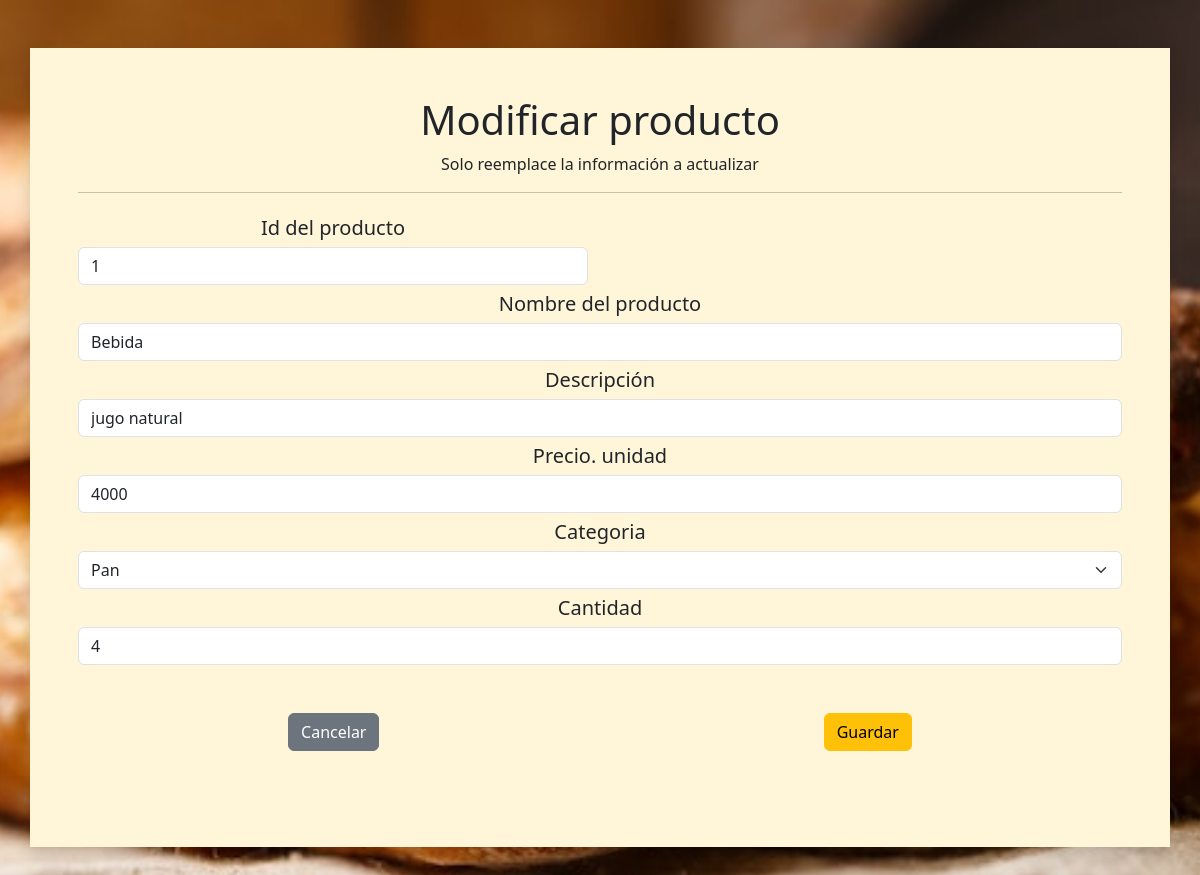
The app's page /view/admin/inventario_modificar.php?id=1 (signed in) with its own data.
### tables this page shows
CREATE TABLE `inventario` (
  `id_inv` int(11) NOT NULL,
  `imagen` varchar(100) NOT NULL,
  `producto` varchar(100) NOT NULL,
  `descrip` varchar(50) NOT NULL,
  `preuni` varchar(50) NOT NULL,
  `cat` varchar(60) NOT NULL,
  `cantidad` varchar(50) NOT NULL
);

CREATE TABLE `categorias` (
  `id_cat` int(11) NOT NULL,
  `categoria` varchar(50) DEFAULT NULL,
  `imagen` varchar(255) NOT NULL
);

### view/admin/inventario_modificar.php (the view, shortened to what this page needs)
<!DOCTYPE html>
<html lang="en">
<head>
  <link rel="stylesheet" href="https://cdnjs.cloudflare.com/ajax/libs/animate.css/4.1.1/animate.min.css"/>
  <link rel="stylesheet" href="https://cdn.jsdelivr.net/npm/bootstrap-icons@1.9.1/font/bootstrap-icons.css">
  <link rel="stylesheet" href="https://cdn.jsdelivr.net/npm/bootstrap@5.3.0-alpha1/dist/css/bootstrap.min.css" >
  <link rel="stylesheet" href="../../css/styles.css">
</head>
<body class="bg-foto">
<div class=" justify-content-center  color container shadow p-5 my-5" id="subir" tabindex="-1" aria-hidden="true">
    <h1 class=" mb text-center">Modificar producto</h1>
    <p class="text-center">Solo reemplace la información a actualizar</p>
    <hr>
        <div class="row text-center">
<?php
require('../../controller/conexion.php');
$id=$_GET["id"];
$mostrarArticulo = "SELECT * FROM inventario WHERE id_inv='$id'";
$result = $db->query($mostrarArticulo);
if ($producto= mysqli_fetch_array($result)){
}
?>
         <form action="../../controller/inv_editar.php" method="POST">
          <div class="form-group row">
            <div class="col-6">
              <label  class="fs-5 py-1 ">Id del producto</label>
              <input class="form-control" type="text" readonly name="id" value="<?php echo $producto['id_inv']; ?>">
            </div>
            <div class="">
              <label  class="fs-5 py-1 ">Nombre del producto</label>
              <input class="form-control" type="text" name="productom" value="<?php echo $producto['producto'];?>">
            </div>
            <div class="">
              <label  class="fs-5 py-1 ">Descripción</label>
              <input class="form-control" type="text" name="descripm" value="<?php echo $producto['descrip']; ?>">
            </div>
            <div class="">
              <label  class="fs-5 py-1" >Precio. unidad</label>
              <input  class="form-control" type="number" step="50" name="preunim" value="<?php echo ($producto['preuni']);
               ?>">
            </div>
            <div class="">
              <label  class="fs-5 py-1 ">Categoria</label>
              <select class="form-select" name="catm" id="">
                <?php
                  $cat="SELECT * FROM categorias";
                  $resul=mysqli_query($db,$cat);
                  while($valores = mysqli_fetch_array($resul)){
                    echo '<option value="' . $valores['categoria'] . '"';
                      if ($producto['cat'] == $valores['categoria']) {
                          echo ' selected';
                      }
                      echo '>' . $valores['categoria'] . '</option>';
                  }
                ?>
              </select>
            </div>
            <div class="">
              <label  class="fs-5 py-1 ">Cantidad</label>
              <input  class="form-control" type="number" name="cantm" value="<?php echo $producto['cantidad'] ?>">
            </div>
            <div class="modal-footer align-items-center justify-content-around">
        <a type="button" href="inventario.php" class="btn btn-secondary">Cancelar</a>
        <input type="submit" value="Guardar" class="btn btn-warning my-5" name="modificar">
      </div>
          </div>
        </div>
       </div>
</body>
  </html>

### css/styles.css (style rules this page uses)
:root { --cafe:#5b281d; --colorcuadros:#fff5d8; --colorgeneral:#FFFAF4; --naranja:orange ; }
* { margin: 0px; padding:0px; box-sizing: border-box; }
a { text-decoration: none; }
.bg-foto { background: url(../IMG/index/2carrusel.jpg); background-size: cover; background-position: center; background-repeat: no-repeat; }
.color { background:var(--colorcuadros); }

### records on screen
inventario: id "1", productom "Bebida", descripm "jugo natural", preunim "4000", catm "Pan", cantm "4"
